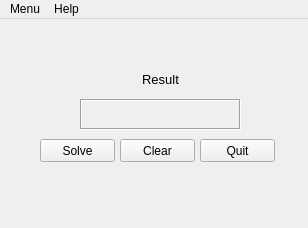
<?xml version="1.0" encoding="UTF-8"?>
<ui version="4.0">
 <class>MainWindow</class>
 <widget class="QMainWindow" name="MainWindow">
  <property name="geometry">
   <rect>
    <x>0</x>
    <y>0</y>
    <width>308</width>
    <height>228</height>
   </rect>
  </property>
  <property name="minimumSize">
   <size>
    <width>308</width>
    <height>228</height>
   </size>
  </property>
  <property name="maximumSize">
   <size>
    <width>308</width>
    <height>228</height>
   </size>
  </property>
  <property name="windowTitle">
   <string>Project Euler</string>
  </property>
  <property name="windowIcon">
   <iconset>
    <normaloff>leuler.jpg</normaloff>leuler.jpg</iconset>
  </property>
  <widget class="QWidget" name="centralwidget">
   <widget class="QLabel" name="resultDisplay">
    <property name="geometry">
     <rect>
      <x>80</x>
      <y>80</y>
      <width>161</width>
      <height>31</height>
     </rect>
    </property>
    <property name="font">
     <font>
      <family>Code Bold</family>
      <pointsize>12</pointsize>
      <weight>75</weight>
      <italic>false</italic>
      <bold>true</bold>
     </font>
    </property>
    <property name="toolTip">
     <string>Result display</string>
    </property>
    <property name="frameShape">
     <enum>QFrame::Box</enum>
    </property>
    <property name="frameShadow">
     <enum>QFrame::Sunken</enum>
    </property>
    <property name="text">
     <string/>
    </property>
    <property name="alignment">
     <set>Qt::AlignCenter</set>
    </property>
    <property name="textInteractionFlags">
     <set>Qt::LinksAccessibleByMouse|Qt::TextSelectableByMouse</set>
    </property>
   </widget>
   <widget class="QLabel" name="resultLabel">
    <property name="geometry">
     <rect>
      <x>130</x>
      <y>50</y>
      <width>61</width>
      <height>20</height>
     </rect>
    </property>
    <property name="font">
     <font>
      <pointsize>10</pointsize>
     </font>
    </property>
    <property name="text">
     <string>Result</string>
    </property>
    <property name="alignment">
     <set>Qt::AlignCenter</set>
    </property>
   </widget>
   <widget class="QPushButton" name="solveButton">
    <property name="geometry">
     <rect>
      <x>40</x>
      <y>120</y>
      <width>75</width>
      <height>23</height>
     </rect>
    </property>
    <property name="toolTip">
     <string>Solve the problem</string>
    </property>
    <property name="text">
     <string>Solve</string>
    </property>
   </widget>
   <widget class="QPushButton" name="clearButton">
    <property name="geometry">
     <rect>
      <x>120</x>
      <y>120</y>
      <width>75</width>
      <height>23</height>
     </rect>
    </property>
    <property name="toolTip">
     <string>Clear field</string>
    </property>
    <property name="text">
     <string>Clear</string>
    </property>
   </widget>
   <widget class="QPushButton" name="quitButton">
    <property name="geometry">
     <rect>
      <x>200</x>
      <y>120</y>
      <width>75</width>
      <height>23</height>
     </rect>
    </property>
    <property name="toolTip">
     <string>Quit this program</string>
    </property>
    <property name="text">
     <string>Quit</string>
    </property>
   </widget>
  </widget>
  <widget class="QMenuBar" name="menubar">
   <property name="geometry">
    <rect>
     <x>0</x>
     <y>0</y>
     <width>308</width>
     <height>21</height>
    </rect>
   </property>
   <widget class="QMenu" name="menuMenu">
    <property name="title">
     <string>Menu</string>
    </property>
    <addaction name="actionSolve_Problem"/>
    <addaction name="actionClear"/>
    <addaction name="separator"/>
    <addaction name="actionQuit"/>
   </widget>
   <widget class="QMenu" name="menuHelp">
    <property name="title">
     <string>Help</string>
    </property>
    <addaction name="actionAbout_Project_Euler"/>
   </widget>
   <addaction name="menuMenu"/>
   <addaction name="menuHelp"/>
  </widget>
  <widget class="QStatusBar" name="statusbar">
   <property name="sizeGripEnabled">
    <bool>false</bool>
   </property>
  </widget>
  <action name="actionSolve_Problem">
   <property name="text">
    <string>Solve Problem</string>
   </property>
   <property name="statusTip">
    <string>Solve the problem</string>
   </property>
  </action>
  <action name="actionClear">
   <property name="text">
    <string>Clear Field</string>
   </property>
   <property name="statusTip">
    <string>Clear field</string>
   </property>
  </action>
  <action name="actionQuit">
   <property name="text">
    <string>Quit</string>
   </property>
   <property name="statusTip">
    <string>Quit this program</string>
   </property>
  </action>
  <action name="actionAbout_Project_Euler">
   <property name="text">
    <string>About Project Euler</string>
   </property>
   <property name="statusTip">
    <string>About Project Euler</string>
   </property>
  </action>
 </widget>
 <tabstops>
  <tabstop>solveButton</tabstop>
  <tabstop>clearButton</tabstop>
  <tabstop>quitButton</tabstop>
 </tabstops>
 <resources/>
 <connections/>
</ui>
